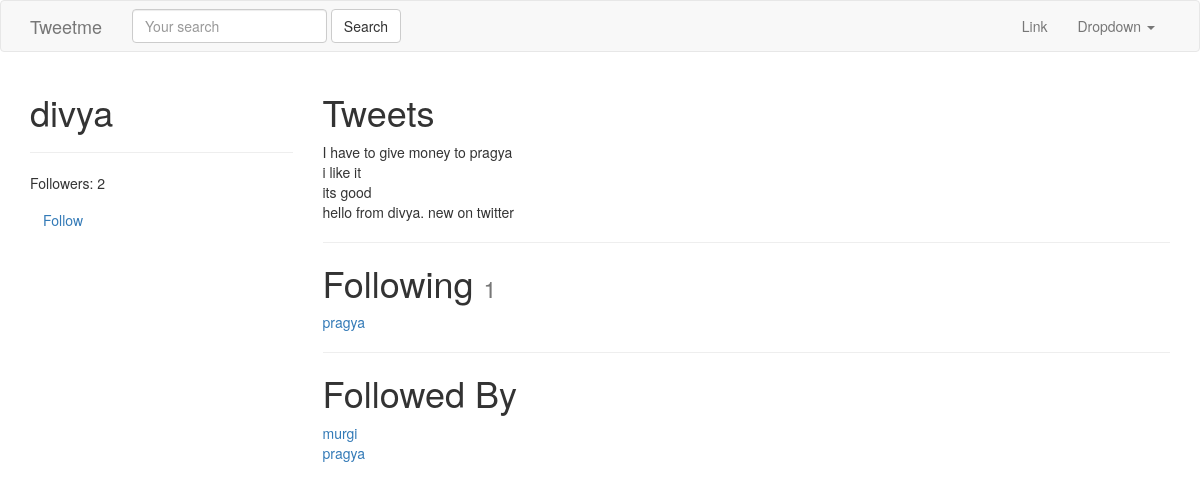
/divya/ (signed in), run on the app's committed database.
### tweets/models.py (models this page shows, shortened)
class Tweet(models.Model):
	user = models.ForeignKey(settings.AUTH_USER_MODEL, on_delete=models.CASCADE,)
	content = models.CharField(max_length=140, validators=[valiadte_content])
	updated = models.DateTimeField(auto_now=True)
	timestamp = models.DateTimeField(auto_now_add=True)
	def __str__(self):
		return str(self.content)
	class Meta:
		ordering = ['-timestamp']

### accounts/models.py (models this page shows, shortened)
class UserProfile(models.Model):
	user = models.OneToOneField(settings.AUTH_USER_MODEL, related_name='profile', on_delete=models.CASCADE,) #user.profile
	following = models.ManyToManyField(settings.AUTH_USER_MODEL, blank=True, related_name='followed_by',)
	objects = UserProfileManager()
	def get_following(self):
		users = self.following.all()
		return users.exclude(username=self.user.username)
	def get_follow_url(self):
		return reverse_lazy("profiles:follow", kwargs={"username":self.user.username})

### accounts/views.py (the view)
# urls.py: url(r'^(?P<username>[\w.@+-]+)/$',UserDetailView.as_view(), name='detail'),
class UserDetailView(DetailView):
	template_name = 'accounts/user_detail.html'
	queryset = User.objects.all()
	def get_object(self):
		return get_object_or_404(
			User,
			username__iexact=self.kwargs.get("username")
			)
	def get_context_data(self, *args, **kwargs):
		context = super(UserDetailView, self).get_context_data(*args, **kwargs)
		following = UserProfile.objects.is_following(self.request.user, self.get_object())
		context['following'] = following
		return context

### accounts/models.py (called while the page is built)
	def all(self):
		qs = self.get_queryset().all()
		try:
			if self.instance:
				qs = qs.exclude(user=self.instance)
		except:
			pass
		return qs

	def is_following(self, user, followed_by_user):
		user_profile, created = UserProfile.objects.get_or_create(user=user)
		if created:
			return False
		if followed_by_user in user_profile.following.all():
			return True
		return False

### accounts/templates/accounts/user_detail.html
{% extends "base.html" %}
{% block content %}
<div class='row'>
	<div class='col-sm-3 col-xs-12'>
		<h1>{{ object.username }}</h1>
		<hr/>
		<p>Followers: {{  object.followed_by.all.count }}</p>
		<p>
			<a class='btn btn-link' href='{{ object.profile.get_follow_url }}'>
				{% if following %} Unfollow{% else %} Follow{% endif %}
			</a>
		</p>
	</div>
	<div class='col-sm-9 col-xs-12'>
		<h1>Tweets</h1>
		{% for tweet in object.tweet_set.all %}
		{{ tweet }}<br/>
		{% endfor %}
		<hr/>
		<h1>Following <small>{{ object.profile.get_following.count }}</small></h1>
			{% for user in object.profile.get_following %}
			<a href='/{{ user.username }}'>{{ user.username }}</a><br/>
			{% empty %}
			<h4>Not following any user</h4>
			{% endfor %}
		<hr/>
		<h1>Followed By</h1>
			{% for profile in object.followed_by.all %}
			<a href='/{{ profile.user.username }}'>{{ profile.user.username }}</a><br/>
			{% empty %}
			<h4>Not followed by any user</h4>
			{% endfor %}
	</div>
</div>
{% endblock content %}

### data on the page
Tweet: content "I have to give money to pragya"
Tweet: content "i like it"
Tweet: content "its good"
Tweet: content "hello from divya. new on twitter"
UserProfile: user.username "murgi"
UserProfile: user.username "pragya"

### other printed values
{{ object.username }} "divya"
{{ object.followed_by.all.count }} "2"
{{ object.profile.get_following.count }} "1"
{{ user.username }} "pragya"
